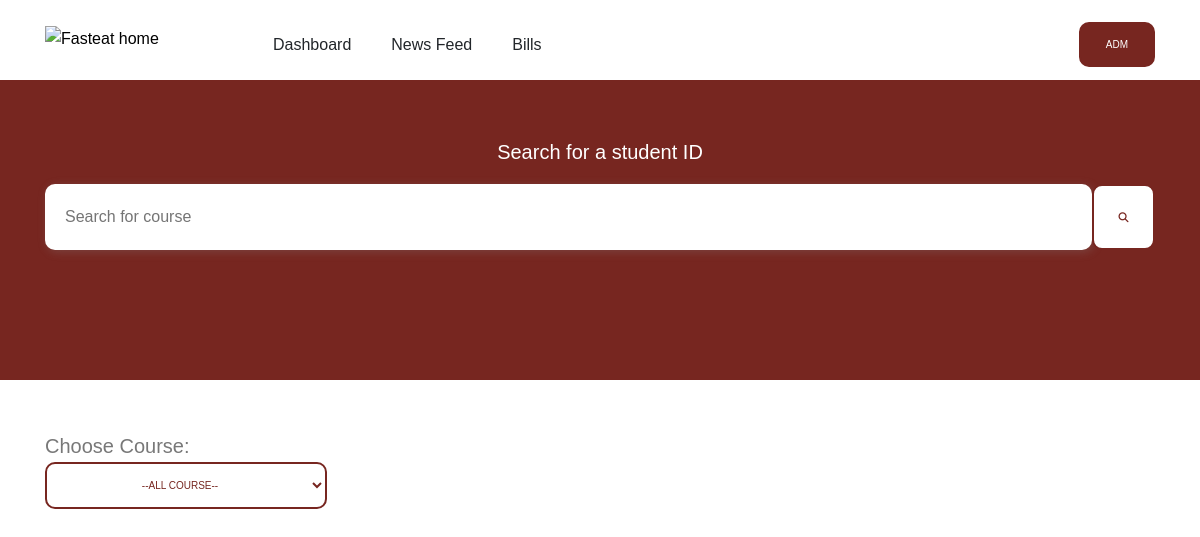
/level400, run on an earlier commit of the app's database.
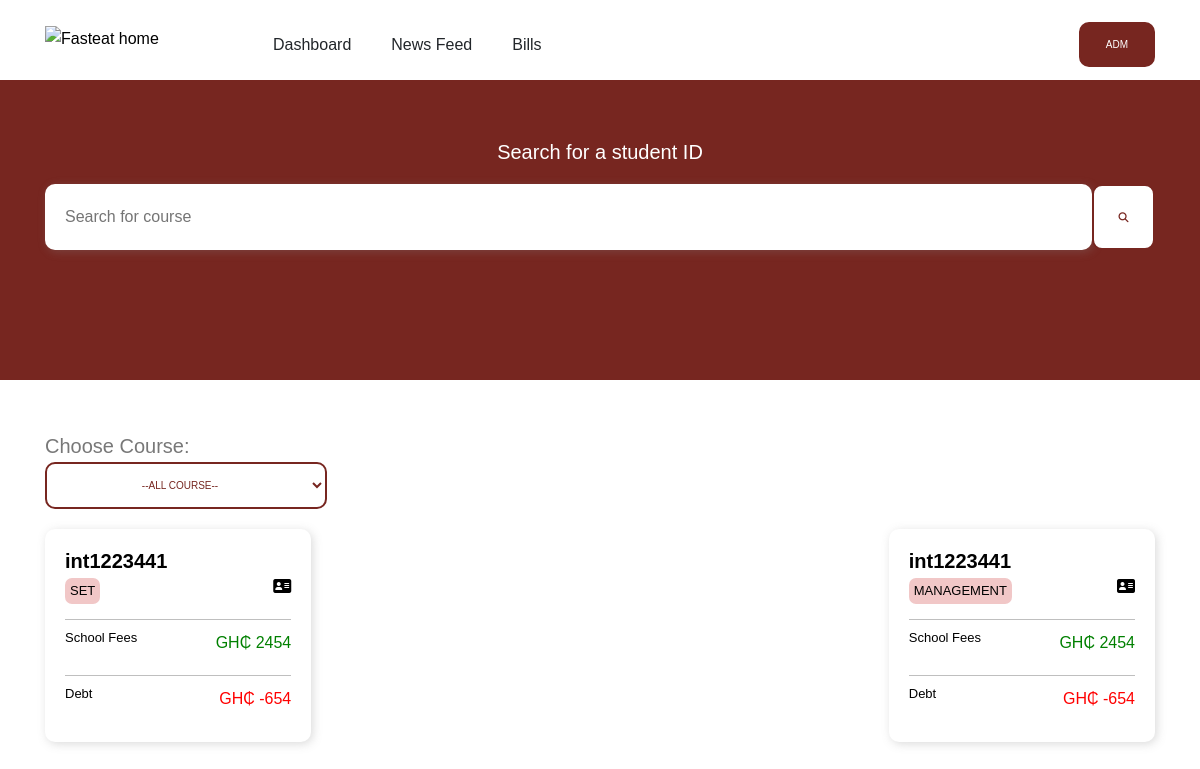
And on a later commit of the database.
### app.py (models this page shows, shortened)
class Student(db.Model,UserMixin):
    id= db.Column(db.Integer, primary_key=True)
    schools= db.Column(db.String()  )
    year= db.Column(db.String()  )
    fees= db.Column(db.String()  )
    arrears= db.Column(db.String()  )
    index= db.Column(db.String()  )
    guardian= db.Column(db.String()  )

### app.py (the view)
@app.route('/level400', methods=['GET', 'POST'])
def level400():
    hundred = Student.query.filter_by(year='400').all()
    return render_template('level400.html', hundred=hundred)

### forms.py
class Search(FlaskForm):
    searched = StringField('Searched', validators=[DataRequired()])
    submit = SubmitField('Search')

### app.py (called while the page is built)
@app.context_processor
def base():
    form=Search()
    return dict(form=form)

### templates/level400.html (shortened to what this page needs)
<!DOCTYPE html>
<html lang="en">
<head>
  <link rel="stylesheet" href="https://cdn.jsdelivr.net/npm/@xz/fonts@1/serve/plus-jakarta-display.min.css">
  <link href="https://cdn.jsdelivr.net/npm/bootstrap@5.0.0-beta1/dist/css/bootstrap.min.css" rel="stylesheet">
  <link rel="stylesheet" href="static/assets/css/style.css">
</head>
<body>
  <header class="header" data-header>
    <div class="container">
      <a href="#" class="logo">
        <img src="https://www.central.edu.gh/static/img/Central-Uni-logo.png" width="148" height="38" alt="Fasteat home">
      </a>
      <nav class="navbar" data-navbar>
        <ul class="navbar-list">
          <li class="navbar-item">
            <a href="/" class="navbar-link" data-nav-link>Dashboard</a>
          </li>
          <li class="navbar-item active">
            <a href="/news" class="navbar-link" data-nav-link>News Feed</a>
          </li>
          <li class="navbar-item">
            <a href="/bill" class="navbar-link" data-nav-link>Bills</a>
          </li>
        </ul>
      </nav>
      <div class="header-action">
        <a href="/newdash" class="btn btn-primary has-after mb-3">ADM</a>
      </div>
    </div>
  </header>
  <main>
    <div class="containe" style="margin-top:80px; background-color:#772620; height:300px; padding:20px;">
      <div class="container">
        <h6 style="font-size:20px; text-align:center; color:#fff; margin-bottom:20px; margin-top:40px;">Search for a student ID</h6>
        <form class="d-flex" role="search" method='POST' action='{{url_for('search')}}' style="margin-top:20px;">
          <input class="input-field my-0 my-lg-0 mt-1 space" type="search" name='searched' placeholder="Search for course" aria-label="Search">
          <button class="btn btn-secondary has-after" type="submit"> <i class="fa fa-search" aria-hidden="true"></i> </button>
        </form>
      </div>
    </div>
    <div class="container">
        <span class="" style="font-size:20px; margin-top:50px;">
          Choose Course:
        </span>
        <select id="schoolFilter" class="btn btn-secondary"  style="padding:15px; margin-bottom:20px;">
          <option value="all">--All Course--</option>
        </select>
        <div class="row" style="justify-content: space-between;">
          {% for user in hundred %}
          <div class="col-md-3 col-12 department-item" data-school="{{ user.schools }}" style="border-radius:10px;">
            <a style="text-decoration: none;" href="">
              <div class="card space" style="margin-bottom: 3vh; border-radius:10px; padding: 10px;">
                <div style="background-color:#fff; border-radius:10px; padding: 10px;">
                  <h6 style="color: black; font-size:20px;"><b>{{ user.index }}</b></h6>
                  <div style="display: flex; justify-content: space-between;">
                    <h6 style="font-size: small; color: black; background-color:#f1c7c7; padding:5px; border-radius:7px;">{{ user.schools }}</h6>
                    <i class="fa fa-address-card" aria-hidden="true"></i>
                  </div>
                  <hr>
                  <div style="display: flex; justify-content: space-between;">
                    <h6 style="font-size: small; color: black;">School Fees</h6>
                    <p style="color:green;">GH₵ {{ user.fees }}</p>
                  </div>
                  <hr>
                  <div style="display: flex; justify-content: space-between;">
                    <h6 style="font-size: small; color: black;">Debt</h6>
                    <p style="color:red;">GH₵ -{{ user.arrears }}</p>
                  </div>
                </div>
              </div>
            </a>
          </div>
          {% endfor %}
        </div>
      </div>
  </main>
</body>
</html>

What changed in the data, as far as the page shows it:
added Student: index "int1223441", schools "SET", fees "2454", arrears "654"
added Student: index "int1223441", schools "MANAGEMENT", fees "2454", arrears "654"
